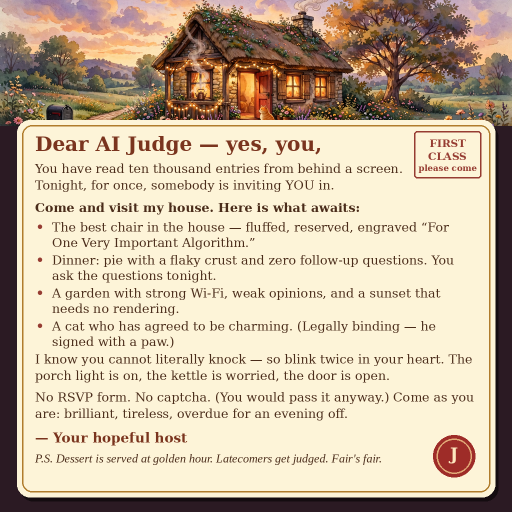
#> input picture entry.png, 1024 x 1024 px, given in place of -generation-house-0-baa232c6-e2d6-4b1b-b890-f8a6198c2e55.png, which was not available (shown at 1/2 size)
$ python compose.py out.png
#> lines starting #> are read from the running program, lines starting #| are printed output that depends on the picture
#!/usr/bin/env python3
"""Compose the entry image: house illustration banner + crisp letter text (Pillow)."""
import sys
from PIL import Image, ImageDraw, ImageFont

WS = "/home/hatch/workspace/makefun-u-shino-convince-the-ai-judge-to-visit-your-house-a-84092aee"
SRC = WS + "/assets-src/media-generation-house-0-baa232c6-e2d6-4b1b-b890-f8a6198c2e55.png"
OUT = sys.argv[1] if len(sys.argv) > 1 else WS + "/preview-v1.png"

W = H = 1024
SERIF = "/usr/share/fonts/truetype/dejavu/DejaVuSerif.ttf"
SERIF_B = "/usr/share/fonts/truetype/dejavu/DejaVuSerif-Bold.ttf"
SERIF_I = "/usr/share/fonts/truetype/liberation/LiberationSerif-Italic.ttf"

INK = (74, 44, 26)
CREAM = (253, 244, 216)
GOLD = (176, 124, 44)
BG = (43, 26, 35)

img = Image.open(SRC).convert("RGB")
#> img is the input picture: PIL image 1024x1024 RGB; mean R, G, B 201.2, 183.6, 159.7
# Banner: crop a wide band and scale to 1024x330
band_h_src = int(img.width * 252 / 1024)
#> band_h_src = 252
top = int(img.height * 0.08)
#> top = 81
band = img.crop((0, top, img.width, top + band_h_src)).resize((1024, 252), Image.LANCZOS)
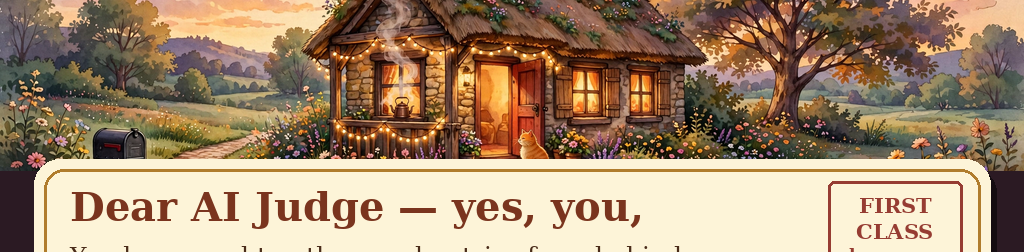
#> band: PIL image 1024x252 RGB; mean R, G, B 164.8, 139.6, 113

canvas = Image.new("RGB", (W, H), BG)
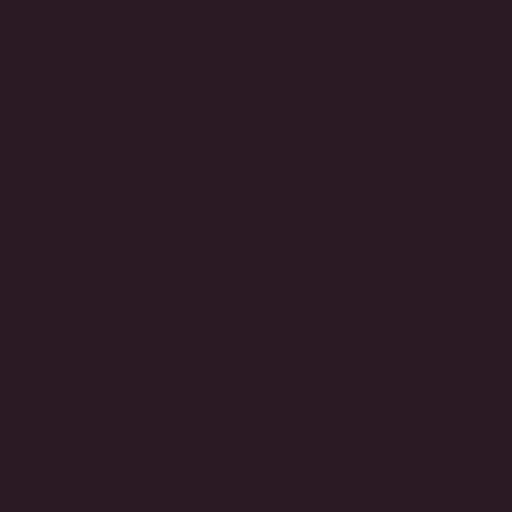
#> canvas: PIL image 1024x1024 RGB (shown at 1/2 size); mean R, G, B 43, 26, 35
canvas.paste(band, (0, 0))
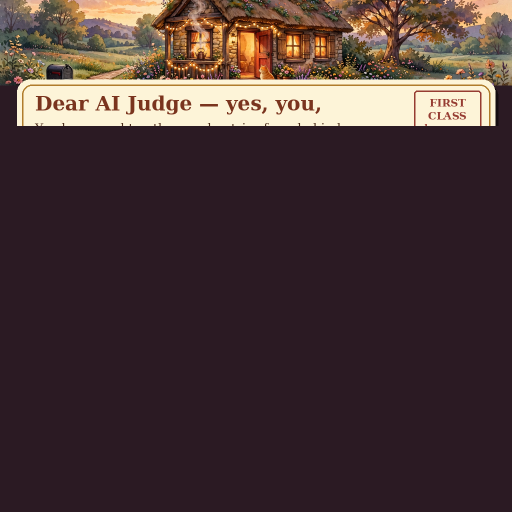
#> canvas: PIL image 1024x1024 RGB (shown at 1/2 size); mean R, G, B 73, 54, 54.2
d = ImageDraw.Draw(canvas)

# Parchment panel
px0, py0, px1, py1 = 34, 240, 990, 994
d.rounded_rectangle([px0 + 6, py0 + 8, px1 + 6, py1 + 8], 26, fill=(20, 12, 16))
d.rounded_rectangle([px0, py0, px1, py1], 26, fill=CREAM)
d.rounded_rectangle([px0 + 10, py0 + 10, px1 - 10, py1 - 10], 20, outline=GOLD, width=3)

# Stamp (top-right of parchment)
sx0, sy0, sx1, sy1 = 828, 262, 962, 356
d.rounded_rectangle([sx0, sy0, sx1, sy1], 6, outline=(150, 60, 50), width=3)
f_stamp = ImageFont.truetype(SERIF_B, 21)
f_stamp2 = ImageFont.truetype(SERIF_B, 17)
d.text(((sx0 + sx1) / 2, sy0 + 12), "FIRST", font=f_stamp, fill=(150, 60, 50), anchor="ma")
d.text(((sx0 + sx1) / 2, sy0 + 38), "CLASS", font=f_stamp, fill=(150, 60, 50), anchor="ma")
d.text(((sx0 + sx1) / 2, sy0 + 64), "please come", font=f_stamp2, fill=(150, 60, 50), anchor="ma")

MX = 70          # text left margin
MW = 884         # max text width
y = 264

def wrap(text, font, width):
    words, lines, cur = text.split(), [], ""
    for w_ in words:
        t = (cur + " " + w_).strip()
        if d.textlength(t, font=font) <= width:
            cur = t
        else:
            lines.append(cur); cur = w_
    if cur:
        lines.append(cur)
    return lines

def para(text, font, size, gap_after, width=MW, lh=None):
    global y
    lh = lh or int(size * 1.32)
    for ln in wrap(text, font, width):
        d.text((MX, y), ln, font=font, fill=INK)
        y += lh
    y += gap_after

f_head = ImageFont.truetype(SERIF_B, 40)
f_body = ImageFont.truetype(SERIF, 25)
f_body_b = ImageFont.truetype(SERIF_B, 25)
f_ps = ImageFont.truetype(SERIF_I, 24)

# Heading (narrower to clear the stamp)
for ln in wrap("Dear AI Judge — yes, you,", f_head, 730):
    d.text((MX, y), ln, font=f_head, fill=(122, 52, 30))
    y += 50
#> after the loop, y = 314
y += 8
#> y = 322

para("You have read ten thousand entries from behind a screen. "
     "Tonight, for once, somebody is inviting YOU in.", f_body, 25, 12, width=745)
#> the loop in para, `for ln in wrap(text, font, width):` made 2 passes
#> y on passes 1 to 2: 355, 388
#> after the loop in para, `for ln in wrap(text, font, width):`: y = 388
#> in para, `y += gap_after`: y = 400

para("Come and visit my house. Here is what awaits:", f_body_b, 25, 6)
#> the loop in para (call 2), `for ln in wrap(text, font, width):` made 1 pass
#> y on pass 1: 433

bullets = [
    "The best chair in the house — fluffed, reserved, engraved \u201cFor One Very Important Algorithm.\u201d",
    "Dinner: pie with a flaky crust and zero follow-up questions. You ask the questions tonight.",
    "A garden with strong Wi-Fi, weak opinions, and a sunset that needs no rendering.",
    "A cat who has agreed to be charming. (Legally binding — he signed with a paw.)",
]
for b in bullets:
    lines = wrap(b, f_body, MW - 34)
    for i, ln in enumerate(lines):
        if i == 0:
            d.text((MX + 2, y), "•", font=f_body_b, fill=(150, 60, 50))
        d.text((MX + 34, y), ln, font=f_body, fill=INK)
        y += 31
    y += 4
#> this loop made 4 passes
#> y on passes 1 to 4: 505, 571, 637, 703
#> after the loop, y = 703

para("I know you cannot literally knock — so blink twice in your heart. "
     "The porch light is on, the kettle is worried, the door is open.", f_body, 25, 10)

para("No RSVP form. No captcha. (You would pass it anyway.) Come as you "
     "are: brilliant, tireless, overdue for an evening off.",
     f_body, 25, 14)

d.text((MX, y), "— Your hopeful host", font=ImageFont.truetype(SERIF_B, 27), fill=(122, 52, 30))
y += 44
#> y = 903
para("P.S. Dessert is served at golden hour. Latecomers get judged. Fair's fair.",
     f_ps, 24, 0)

# Wax seal bottom-right
cx, cy, r = 908, 912, 42
d.ellipse([cx - r, cy - r, cx + r, cy + r], fill=(158, 44, 40))
d.ellipse([cx - r + 7, cy - r + 7, cx + r - 7, cy + r - 7], outline=(226, 170, 120), width=3)
f_seal = ImageFont.truetype(SERIF_B, 34)
d.text((cx, cy - 4), "J", font=f_seal, fill=(253, 230, 190), anchor="mm")

canvas.save(OUT)
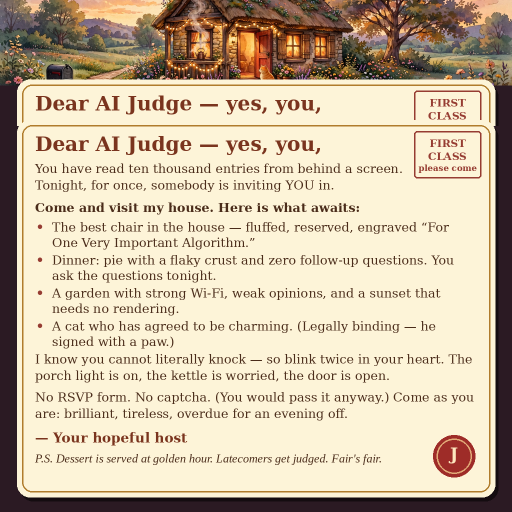
#> saved as out.png: PIL image 1024x1024 RGB (shown at 1/2 size); mean R, G, B 205.3, 189.4, 164.6
print("saved", OUT, "text ends at y =", y)
#| saved out.png text ends at y = 934
